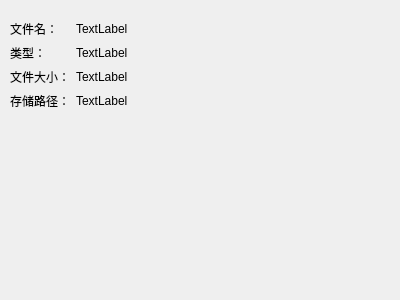
<?xml version="1.0" encoding="UTF-8"?>
<ui version="4.0">
 <class>ImageInfoDialog</class>
 <widget class="QDialog" name="ImageInfoDialog">
  <property name="geometry">
   <rect>
    <x>0</x>
    <y>0</y>
    <width>400</width>
    <height>300</height>
   </rect>
  </property>
  <property name="windowTitle">
   <string>Dialog</string>
  </property>
  <widget class="QWidget" name="layoutWidget">
   <property name="geometry">
    <rect>
     <x>10</x>
     <y>20</y>
     <width>361</width>
     <height>261</height>
    </rect>
   </property>
   <layout class="QFormLayout" name="formLayout">
    <item row="0" column="0">
     <widget class="QLabel" name="label">
      <property name="text">
       <string>文件名：</string>
      </property>
     </widget>
    </item>
    <item row="1" column="0">
     <widget class="QLabel" name="label_2">
      <property name="text">
       <string>类型：</string>
      </property>
     </widget>
    </item>
    <item row="2" column="0">
     <widget class="QLabel" name="label_3">
      <property name="text">
       <string>文件大小：</string>
      </property>
     </widget>
    </item>
    <item row="3" column="0">
     <widget class="QLabel" name="label_4">
      <property name="text">
       <string>存储路径：</string>
      </property>
     </widget>
    </item>
    <item row="0" column="1">
     <widget class="QLabel" name="image_info_dialog_filename">
      <property name="text">
       <string>TextLabel</string>
      </property>
      <property name="wordWrap">
       <bool>true</bool>
      </property>
     </widget>
    </item>
    <item row="1" column="1">
     <widget class="QLabel" name="image_info_dialog_type">
      <property name="text">
       <string>TextLabel</string>
      </property>
     </widget>
    </item>
    <item row="2" column="1">
     <widget class="QLabel" name="image_info_dialog_size">
      <property name="text">
       <string>TextLabel</string>
      </property>
     </widget>
    </item>
    <item row="3" column="1">
     <widget class="QLabel" name="image_info_dialog_filepath">
      <property name="text">
       <string>TextLabel</string>
      </property>
      <property name="wordWrap">
       <bool>true</bool>
      </property>
     </widget>
    </item>
   </layout>
  </widget>
 </widget>
 <resources/>
 <connections/>
</ui>
